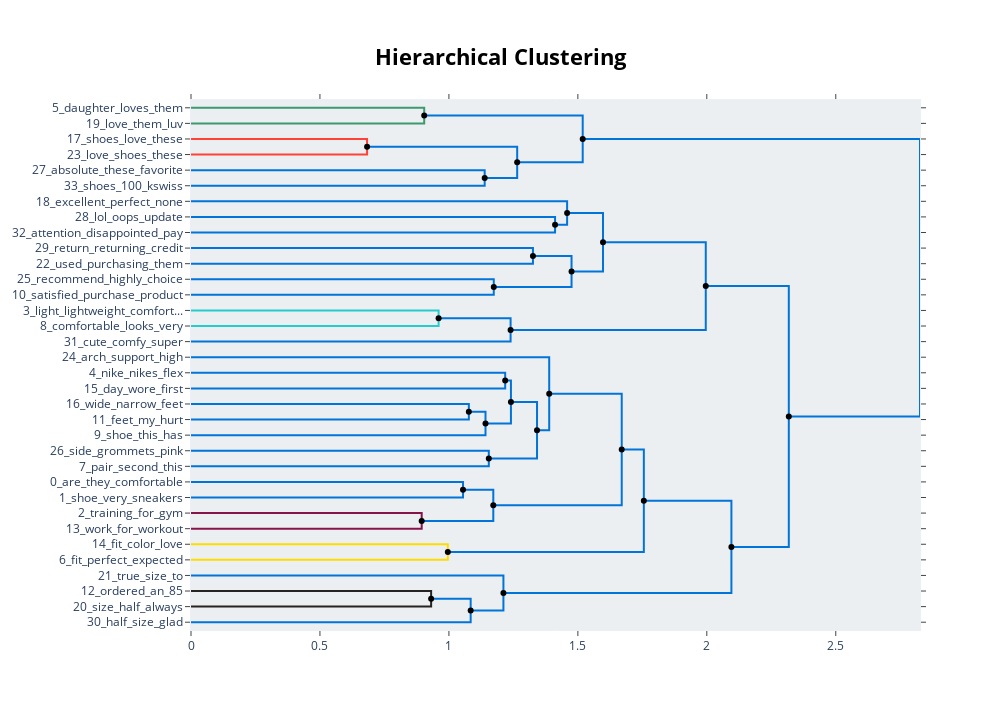

The cell this chart's notebook holds for it:
### Code cell
hierarchical_topics = model.hierarchical_topics(df_sent['text'])
model.visualize_hierarchy(hierarchical_topics=hierarchical_topics)

### Figure 1 — Plotly figure (JSON) as saved in the notebook; plotly's stock layout.template omitted (floating-point values rounded to 4 significant figures)
{"data": [{"hoverinfo": "text", "marker": {"color": "rgb(61,153,112)"}, "mode": "lines", "text": ["daughter_loves_them_love_wife", "", "", "love_them_luv_em_it"], "type": "scatter", "x": [0, 0.9042, 0.9042, 0], "xaxis": "x", "y": [-5, -5, -15, -15], "yaxis": "y"}, {"hoverinfo": "text", "marker": {"color": "rgb(255,65,54)"}, "mode": "lines", "text": ["shoes_love_these_loved_green", "", "", "love_shoes_these_awesome_absolutly"], "type": "scatter", "x": [0, 0.6827, 0.6827, 0], "xaxis": "x", "y": [-25, -25, -35, -35], "yaxis": "y"}, {"hoverinfo": "text", "marker": {"color": "rgb(0,116,217)"}, "mode": "lines", "text": ["absolute_these_favorite_love_wonderful", "", "", "shoes_100_kswiss_40_certainly"], "type": "scatter", "x": [0, 1.139, 1.139, 0], "xaxis": "x", "y": [-45, -45, -55, -55], "yaxis": "y"}, {"hoverinfo": "text", "marker": {"color": "rgb(0,116,217)"}, "mode": "lines", "text": ["shoes_love_these_loved_awesome", "", "", "these_absolute_favorite_shoes_are"], "type": "scatter", "x": [0.6827, 1.265, 1.265, 1.139], "xaxis": "x", "y": [-30, -30, -50, -50], "yaxis": "y"}, {"hoverinfo": "text", "marker": {"color": "rgb(0,116,217)"}, "mode": "lines", "text": ["love_them_daughter_loves_wife", "", "", "these_shoes_love_are_loved"], "type": "scatter", "x": [0.9042, 1.519, 1.519, 1.265], "xaxis": "x", "y": [-10, -10, -40, -40], "yaxis": "y"}, {"hoverinfo": "text", "marker": {"color": "rgb(0,116,217)"}, "mode": "lines", "text": ["fit_perfect_expected_as_slightly", "", "", "fit_color_love_perfect_fits"], "type": "scatter", "x": [0, 1.412, 1.412, 0], "xaxis": "x", "y": [-75, -75, -85, -85], "yaxis": "y"}, {"hoverinfo": "text", "marker": {"color": "rgb(0,116,217)"}, "mode": "lines", "text": ["excellent_perfect_none_nice_awesome", "", "", "fit_perfect_color_fits_is"], "type": "scatter", "x": [0, 1.458, 1.458, 1.412], "xaxis": "x", "y": [-65, -65, -80, -80], "yaxis": "y"}, {"hoverinfo": "text", "marker": {"color": "rgb(0,116,217)"}, "mode": "lines", "text": ["are_they_comfortable_light_them", "", "", "light_lightweight_comfortable_weight_and"], "type": "scatter", "x": [0, 1.326, 1.326, 0], "xaxis": "x", "y": [-95, -95, -105, -105], "yaxis": "y"}, {"hoverinfo": "text", "marker": {"color": "rgb(0,116,217)"}, "mode": "lines", "text": ["comfortable_looks_very_super_great", "", "", "shoe_very_sneakers_nice_looking"], "type": "scatter", "x": [0, 1.174, 1.174, 0], "xaxis": "x", "y": [-115, -115, -125, -125], "yaxis": "y"}, {"hoverinfo": "text", "marker": {"color": "rgb(0,116,217)"}, "mode": "lines", "text": ["light_comfortable_are_they_lightweight", "", "", "comfortable_very_shoe_nice_sneakers"], "type": "scatter", "x": [1.326, 1.475, 1.475, 1.174], "xaxis": "x", "y": [-100, -100, -120, -120], "yaxis": "y"}, {"hoverinfo": "text", "marker": {"color": "rgb(0,116,217)"}, "mode": "lines", "text": ["comfortable_very_light_and_are", "", "", "cute_comfy_super_flezable_very"], "type": "scatter", "x": [1.458, 1.597, 1.597, 1.475], "xaxis": "x", "y": [-72.5, -72.5, -110, -110], "yaxis": "y"}, {"hoverinfo": "text", "marker": {"color": "rgb(35,205,205)"}, "mode": "lines", "text": ["fit_perfect_color_great_fits", "", "", "comfortable_very_light_and_cute"], "type": "scatter", "x": [0, 0.9601, 0.9601, 0], "xaxis": "x", "y": [-135, -135, -145, -145], "yaxis": "y"}, {"hoverinfo": "text", "marker": {"color": "rgb(0,116,217)"}, "mode": "lines", "text": ["true_size_to_returned_fit", "", "", "ordered_an_85_wear_size"], "type": "scatter", "x": [0.9601, 1.239, 1.239, 0], "xaxis": "x", "y": [-140, -140, -155, -155], "yaxis": "y"}, {"hoverinfo": "text", "marker": {"color": "rgb(0,116,217)"}, "mode": "lines", "text": ["size_half_always_nike_ordered", "", "", "half_size_glad_reviews_up"], "type": "scatter", "x": [1.597, 1.996, 1.996, 1.239], "xaxis": "x", "y": [-91.25, -91.25, -147.5, -147.5], "yaxis": "y"}, {"hoverinfo": "text", "marker": {"color": "rgb(0,116,217)"}, "mode": "lines", "text": ["size_true_ordered_an_85", "", "", "size_half_up_always_nike"], "type": "scatter", "x": [0, 1.218, 1.218, 0], "xaxis": "x", "y": [-175, -175, -185, -185], "yaxis": "y"}, {"hoverinfo": "text", "marker": {"color": "rgb(0,116,217)"}, "mode": "lines", "text": ["wide_narrow_feet_find_hard", "", "", "feet_my_hurt_or_when"], "type": "scatter", "x": [0, 1.077, 1.077, 0], "xaxis": "x", "y": [-195, -195, -205, -205], "yaxis": "y"}, {"hoverinfo": "text", "marker": {"color": "rgb(0,116,217)"}, "mode": "lines", "text": ["feet_narrow_wide_my_hard", "", "", "day_wore_first_them_on"], "type": "scatter", "x": [1.077, 1.142, 1.142, 0], "xaxis": "x", "y": [-200, -200, -215, -215], "yaxis": "y"}, {"hoverinfo": "text", "marker": {"color": "rgb(0,116,217)"}, "mode": "lines", "text": ["feet_my_narrow_wide_wore", "", "", "nike_nikes_flex_favorite_womens"], "type": "scatter", "x": [1.218, 1.241, 1.241, 1.142], "xaxis": "x", "y": [-180, -180, -207.5, -207.5], "yaxis": "y"}, {"hoverinfo": "text", "marker": {"color": "rgb(0,116,217)"}, "mode": "lines", "text": ["training_for_gym_cross_shoes", "", "", "work_for_workout_use_class"], "type": "scatter", "x": [0, 1.155, 1.155, 0], "xaxis": "x", "y": [-225, -225, -235, -235], "yaxis": "y"}, {"hoverinfo": "text", "marker": {"color": "rgb(0,116,217)"}, "mode": "lines", "text": ["for_training_gym_workout_work", "", "", "used_purchasing_them_try_definitely"], "type": "scatter", "x": [1.241, 1.342, 1.342, 1.155], "xaxis": "x", "y": [-193.8, -193.8, -230, -230], "yaxis": "y"}, {"hoverinfo": "text", "marker": {"color": "rgb(0,116,217)"}, "mode": "lines", "text": ["nike_feet_my_narrow_wide", "", "", "for_training_gym_workout_work"], "type": "scatter", "x": [0, 1.389, 1.389, 1.342], "xaxis": "x", "y": [-165, -165, -211.9, -211.9], "yaxis": "y"}, {"hoverinfo": "text", "marker": {"color": "rgb(0,116,217)"}, "mode": "lines", "text": ["arch_support_high_decent_foot", "", "", "for_my_feet_and_nike"], "type": "scatter", "x": [0, 1.055, 1.055, 0], "xaxis": "x", "y": [-245, -245, -255, -255], "yaxis": "y"}, {"hoverinfo": "text", "marker": {"color": "rgb(133,20,75)"}, "mode": "lines", "text": ["side_grommets_pink_on_two", "", "", "shoe_this_has_it_its"], "type": "scatter", "x": [0, 0.8945, 0.8945, 0], "xaxis": "x", "y": [-265, -265, -275, -275], "yaxis": "y"}, {"hoverinfo": "text", "marker": {"color": "rgb(0,116,217)"}, "mode": "lines", "text": ["shoe_has_the_this_on", "", "", "pair_second_this_two_style"], "type": "scatter", "x": [1.055, 1.172, 1.172, 0.8945], "xaxis": "x", "y": [-250, -250, -270, -270], "yaxis": "y"}, {"hoverinfo": "text", "marker": {"color": "rgb(0,116,217)"}, "mode": "lines", "text": ["for_my_and_feet_nike", "", "", "pair_this_shoe_second_two"], "type": "scatter", "x": [1.389, 1.67, 1.67, 1.172], "xaxis": "x", "y": [-188.4, -188.4, -260, -260], "yaxis": "y"}, {"hoverinfo": "text", "marker": {"color": "rgb(255,220,0)"}, "mode": "lines", "text": ["recommend_highly_choice_tranasaction_reccomend", "", "", "satisfied_purchase_product_with_happy"], "type": "scatter", "x": [0, 0.9958, 0.9958, 0], "xaxis": "x", "y": [-285, -285, -295, -295], "yaxis": "y"}, {"hoverinfo": "text", "marker": {"color": "rgb(0,116,217)"}, "mode": "lines", "text": ["return_returning_credit_cant_paperwork", "", "", "attention_disappointed_pay_happens_hate"], "type": "scatter", "x": [1.67, 1.756, 1.756, 0.9958], "xaxis": "x", "y": [-224.2, -224.2, -290, -290], "yaxis": "y"}, {"hoverinfo": "text", "marker": {"color": "rgb(40,35,35)"}, "mode": "lines", "text": ["return_returning_because_credit_cant", "", "", "lol_oops_update_do_just"], "type": "scatter", "x": [0, 0.9311, 0.9311, 0], "xaxis": "x", "y": [-315, -315, -325, -325], "yaxis": "y"}, {"hoverinfo": "text", "marker": {"color": "rgb(0,116,217)"}, "mode": "lines", "text": ["recommend_highly_satisfied_purchase_product", "", "", "return_returning_because_lol_credit"], "type": "scatter", "x": [0.9311, 1.084, 1.084, 0], "xaxis": "x", "y": [-320, -320, -335, -335], "yaxis": "y"}, {"hoverinfo": "text", "marker": {"color": "rgb(0,116,217)"}, "mode": "lines", "text": ["for_the_my_and_of", "", "", "recommend_highly_return_returning_satisfied"], "type": "scatter", "x": [0, 1.211, 1.211, 1.084], "xaxis": "x", "y": [-305, -305, -327.5, -327.5], "yaxis": "y"}, {"hoverinfo": "text", "marker": {"color": "rgb(0,116,217)"}, "mode": "lines", "text": ["size_ordered_half_true_an", "", "", "for_the_my_and_this"], "type": "scatter", "x": [1.756, 2.095, 2.095, 1.211], "xaxis": "x", "y": [-257.1, -257.1, -316.2, -316.2], "yaxis": "y"}, {"hoverinfo": "text", "marker": {"color": "rgb(0,116,217)"}, "mode": "lines", "text": ["comfortable_very_light_fit_and", "", "", "and_the_my_for_size"], "type": "scatter", "x": [1.996, 2.318, 2.318, 2.095], "xaxis": "x", "y": [-119.4, -119.4, -286.7, -286.7], "yaxis": "y"}, {"hoverinfo": "text", "marker": {"color": "rgb(0,116,217)"}, "mode": "lines", "text": ["love_these_shoes_them_daughter", "", "", "and_comfortable_the_for_are"], "type": "scatter", "x": [1.519, 2.827, 2.827, 2.318], "xaxis": "x", "y": [-25, -25, -203.0, -203.0], "yaxis": "y"}, {"hoverinfo": "text", "hovertext": ["shoes_love_these_loved_awesome", "love_them_daughter_loves_wife", "light_comfortable_are_they_lightweight", "comfortable_very_light_and_are", "true_size_to_returned_fit", "size_half_always_nike_ordered", "feet_narrow_wide_my_hard", "feet_my_narrow_wide_wore", "for_training_gym_workout_work", "shoe_has_the_this_on", "for_my_and_feet_nike", "return_returning_credit_cant_paperwork", "recommend_highly_satisfied_purchase_product", "size_ordered_half_true_an", "comfortable_very_light_fit_and", "love_these_shoes_them_daughter"], "marker": {"color": "black"}, "mode": "markers", "showlegend": false, "type": "scatter", "x": [0.6827, 0.9042, 1.326, 1.458, 0.9601, 1.597, 1.077, 1.218, 1.241, 1.055, 1.389, 1.67, 0.9311, 1.756, 1.996, 1.519], "y": [-30, -10, -100, -72.5, -140, -91.25, -200, -180, -193.8, -250, -188.4, -224.2, -320, -257.1, -119.4, -25]}, {"hoverinfo": "text", "hovertext": ["these_absolute_favorite_shoes_are", "these_shoes_love_are_loved", "fit_perfect_color_fits_is", "comfortable_very_shoe_nice_sneakers", "cute_comfy_super_flezable_very", "half_size_glad_reviews_up", "nike_nikes_flex_favorite_womens", "used_purchasing_them_try_definitely", "for_training_gym_workout_work", "pair_second_this_two_style", "pair_this_shoe_second_two", "attention_disappointed_pay_happens_hate", "recommend_highly_return_returning_satisfied", "for_the_my_and_this", "and_the_my_for_size", "and_comfortable_the_for_are"], "marker": {"color": "black"}, "mode": "markers", "showlegend": false, "type": "scatter", "x": [1.139, 1.265, 1.412, 1.174, 1.475, 1.239, 1.142, 1.155, 1.342, 0.8945, 1.172, 0.9958, 1.084, 1.211, 2.095, 2.318], "y": [-50, -40, -80, -120, -110, -147.5, -207.5, -230, -211.9, -270, -260, -290, -327.5, -316.2, -286.7, -203.0]}], "layout": {"autosize": false, "height": 710, "hoverlabel": {"bgcolor": "white", "font": {"family": "Rockwell", "size": 16}}, "hovermode": "closest", "plot_bgcolor": "#ECEFF1", "showlegend": false, "title": {"font": {"color": "Black", "size": 22}, "text": "<b>Hierarchical Clustering</b>", "x": 0.5, "xanchor": "center", "yanchor": "top"}, "width": 1000, "xaxis": {"mirror": "allticks", "rangemode": "tozero", "showgrid": false, "showline": true, "showticklabels": true, "ticks": "outside", "type": "linear", "zeroline": false}, "yaxis": {"mirror": "allticks", "range": [-340, 0], "rangemode": "tozero", "showgrid": false, "showline": true, "showticklabels": true, "tickmode": "array", "ticks": "outside", "ticktext": ["5_daughter_loves_them", "19_love_them_luv", "17_shoes_love_these", "23_love_shoes_these", "27_absolute_these_favorite", "33_shoes_100_kswiss", "18_excellent_perfect_none", "28_lol_oops_update", "32_attention_disappointed_pay", "29_return_returning_credit", "22_used_purchasing_them", "25_recommend_highly_choice", "10_satisfied_purchase_product", "3_light_lightweight_comfort...", "8_comfortable_looks_very", "31_cute_comfy_super", "24_arch_support_high", "4_nike_nikes_flex", "15_day_wore_first", "16_wide_narrow_feet", "11_feet_my_hurt", "9_shoe_this_has", "26_side_grommets_pink", "7_pair_second_this", "0_are_they_comfortable", "1_shoe_very_sneakers", "2_training_for_gym", "13_work_for_workout", "14_fit_color_love", "6_fit_perfect_expected", "21_true_size_to", "12_ordered_an_85", "20_size_half_always", "30_half_size_glad"], "tickvals": [-5, -15, -25, -35, -45, -55, -65, -75, -85, -95, -105, -115, -125, -135, -145, -155, -165, -175, -185, -195, -205, -215, -225, -235, -245, -255, -265, -275, -285, -295, -305, -315, -325, -335], "type": "linear", "zeroline": false}}}
